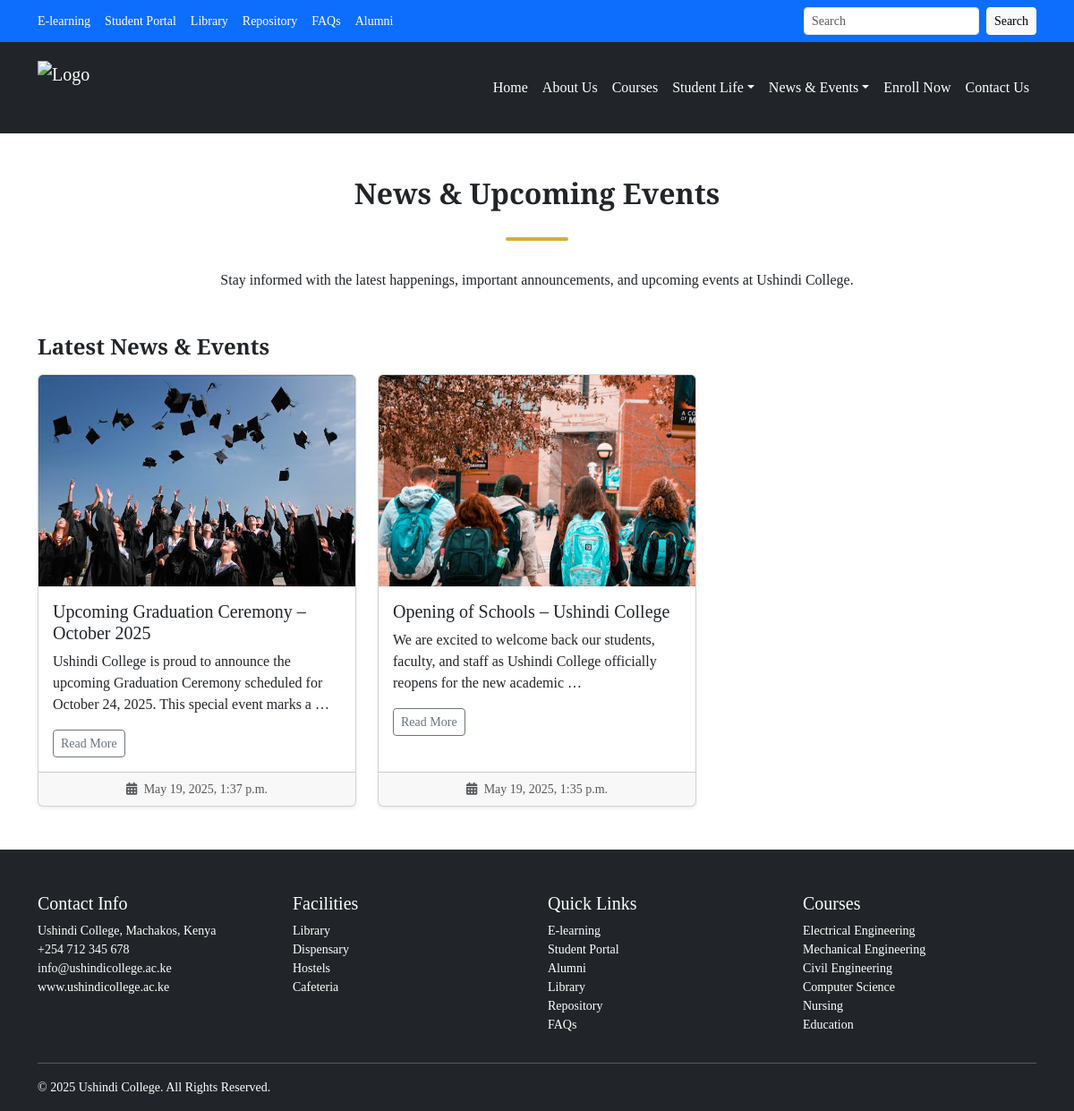
Before: /upcoming-news-events/ with the older database file.
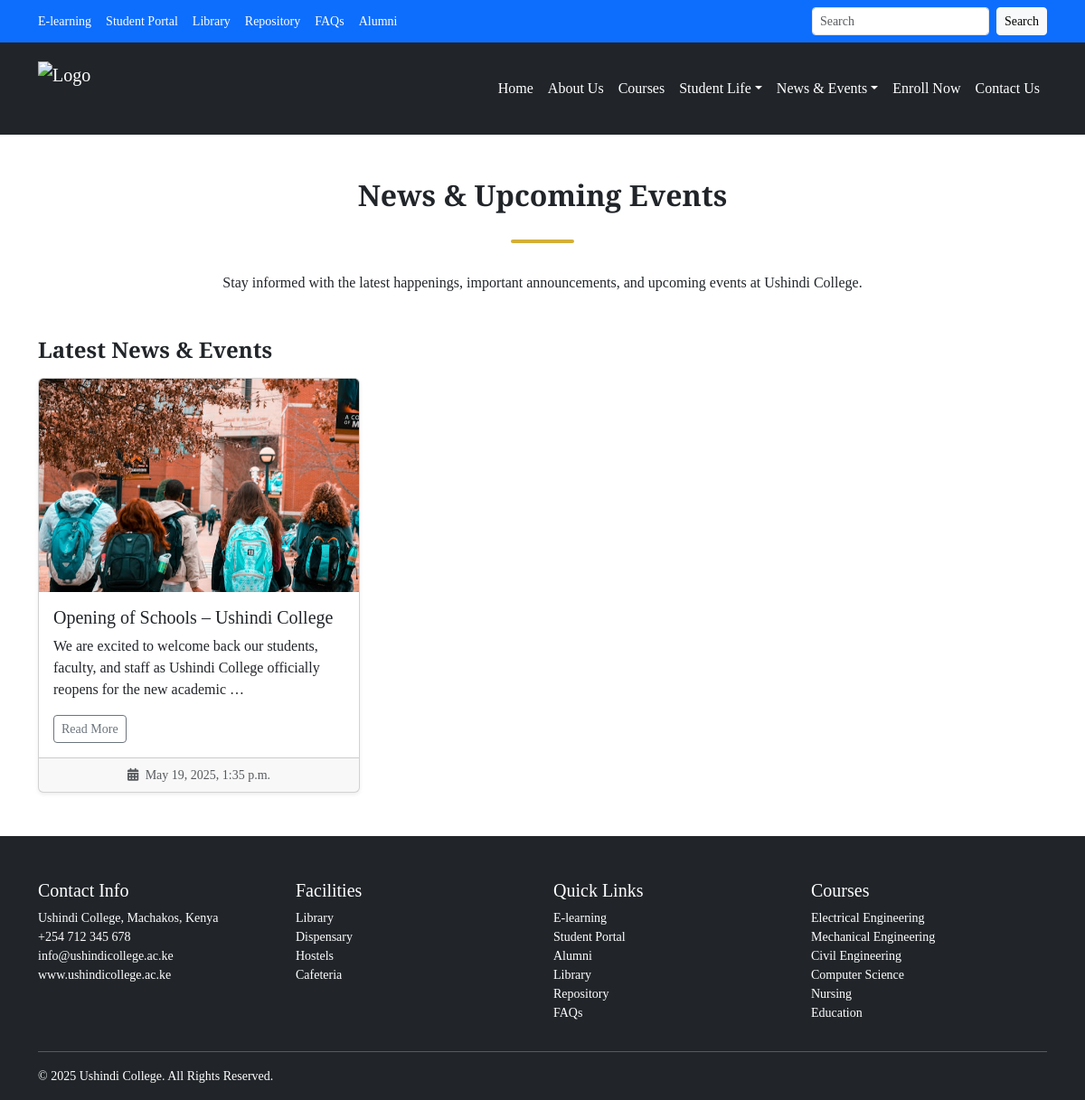
After: the same page with the newer database file.
### myapp/models.py (models this page shows, shortened)
class NewsEvents(models.Model):
    title = models.CharField(max_length=100)
    description = models.TextField()
    image = models.ImageField(upload_to="news/")
    date = models.DateTimeField(auto_now_add=True)
    slug = models.SlugField(max_length=100, unique=True, blank=True)
    is_new = models.BooleanField(default=True)
    class Meta:
        verbose_name_plural = 'News & Events'

### myapp/views.py (the view)
# urls.py: path('upcoming-news-events/', views.upcomingNewsEvents, name='upcomingNewsEvents'),
def upcomingNewsEvents(request):
    news_events = NewsEvents.objects.filter(is_new=True).order_by('-date')
    return render(request, 'upcoming-events.html', {'news_events': news_events})

### myapp/context_processors.py (called while the page is built)
def logo_details(request):
  logo = Logo.objects.first()
  return {'logo': logo}

def social_links(request):
    social_links = SocialLinks.objects.all()
    return {'social_links': social_links}

### templates/upcoming-events.html (shortened to what this page needs)
{% extends 'master.html' %}
{% load static %}
{% block content %}
    <div class="container my-5">
        <div class="underline-title-wrap">
            <div class="underline-title">
                <h2 class="text-center fw-bold mb-4">News & Upcoming Events</h2>
            </div>
        </div>
        <p class="text-center mb-5">Stay informed with the latest happenings, important announcements, and upcoming
            events at Ushindi College.</p>
        <h4 class="fw-bold mb-3">Latest News & Events</h4>
        <div class="row g-4 mb-5">
            {% for event in news_events %}
            <div class="col-md-4">
                <div class="card h-100 shadow-sm">
                    <img src="{{event.image.url}}" class="card-img-top" alt="{{ event.title}}">
                    <div class="card-body">
                        <h5 class="card-title">{{ event.title }}</h5>
                        <p class="card-text">{{ event.description|truncatewords:20 }}</p>
                        <a href="{% url 'news_events_detail' event.slug %}" class="btn btn-sm btn-outline-secondary">Read More</a>
                    </div>
                    <div class="card-footer text-muted small text-center">
                        <i class="fa fa-calendar-alt me-1"></i> {{ event.date }}
                    </div>
                </div>
            </div>
            {% endfor %}
        </div>
    </div>
{% endblock %}

Changed rows visible on the page:
no longer on this page (row edited): NewsEvents: image (picture), title "Upcoming Graduation Ceremony – October 2025", description "Ushindi College is proud to announce the upcoming Graduation Ceremony scheduled for October 24, 2025. This special event marks a …", date "May 19, 2025, 1:37 p.m."
